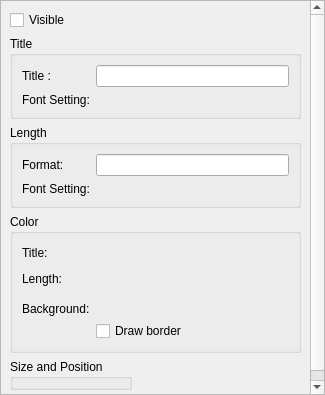
<?xml version="1.0" encoding="UTF-8"?>
<ui version="4.0">
 <class>ArrowsLegendSettingEditWidget</class>
 <widget class="QWidget" name="ArrowsLegendSettingEditWidget">
  <property name="geometry">
   <rect>
    <x>0</x>
    <y>0</y>
    <width>325</width>
    <height>395</height>
   </rect>
  </property>
  <property name="windowTitle">
   <string>Form</string>
  </property>
  <layout class="QVBoxLayout" name="verticalLayout_3">
   <property name="leftMargin">
    <number>0</number>
   </property>
   <property name="topMargin">
    <number>0</number>
   </property>
   <property name="rightMargin">
    <number>0</number>
   </property>
   <property name="bottomMargin">
    <number>0</number>
   </property>
   <item>
    <widget class="QScrollArea" name="scrollArea">
     <property name="widgetResizable">
      <bool>true</bool>
     </property>
     <widget class="QWidget" name="scrollAreaWidgetContents">
      <property name="geometry">
       <rect>
        <x>0</x>
        <y>0</y>
        <width>323</width>
        <height>393</height>
       </rect>
      </property>
      <layout class="QVBoxLayout" name="verticalLayout_5" stretch="0,0,0,0,0,1">
       <item>
        <widget class="QCheckBox" name="visibleCheckBox">
         <property name="text">
          <string>Visible</string>
         </property>
        </widget>
       </item>
       <item>
        <widget class="QGroupBox" name="titleGroupBox">
         <property name="title">
          <string>Title</string>
         </property>
         <layout class="QGridLayout" name="gridLayout" columnstretch="0,1">
          <item row="0" column="0">
           <widget class="QLabel" name="titleLabel">
            <property name="text">
             <string>Title :</string>
            </property>
           </widget>
          </item>
          <item row="0" column="1">
           <widget class="QLineEdit" name="titleEdit"/>
          </item>
          <item row="1" column="0">
           <widget class="QLabel" name="titleFontLabel">
            <property name="text">
             <string>Font Setting:</string>
            </property>
           </widget>
          </item>
          <item row="1" column="1">
           <widget class="QFontEditWidget" name="titleFontWidget" native="true"/>
          </item>
         </layout>
         <zorder>titleEdit</zorder>
         <zorder>titleLabel</zorder>
         <zorder>titleFontLabel</zorder>
         <zorder>titleFontWidget</zorder>
        </widget>
       </item>
       <item>
        <widget class="QGroupBox" name="lengthGroupBox">
         <property name="title">
          <string>Length</string>
         </property>
         <layout class="QGridLayout" name="gridLayout_4" columnstretch="0,0">
          <item row="0" column="1">
           <widget class="QLineEdit" name="lengthFormatEdit"/>
          </item>
          <item row="1" column="0">
           <widget class="QLabel" name="lengthFontLabel">
            <property name="text">
             <string>Font Setting:</string>
            </property>
           </widget>
          </item>
          <item row="0" column="0">
           <widget class="QLabel" name="lengthFormatLabel">
            <property name="text">
             <string>Format:</string>
            </property>
           </widget>
          </item>
          <item row="1" column="1">
           <widget class="QFontEditWidget" name="lengthFontWidget" native="true"/>
          </item>
         </layout>
        </widget>
       </item>
       <item>
        <widget class="QGroupBox" name="colorGroupBox">
         <property name="title">
          <string>Color</string>
         </property>
         <layout class="QGridLayout" name="gridLayout_2">
          <item row="0" column="0">
           <widget class="QLabel" name="titleColorLabel">
            <property name="text">
             <string>Title:</string>
            </property>
           </widget>
          </item>
          <item row="0" column="1">
           <layout class="QHBoxLayout" name="horizontalLayout_4">
            <item>
             <widget class="ColorEditWidget" name="titleColorWidget">
              <property name="text">
               <string/>
              </property>
             </widget>
            </item>
            <item>
             <spacer name="horizontalSpacer_5">
              <property name="orientation">
               <enum>Qt::Horizontal</enum>
              </property>
              <property name="sizeHint" stdset="0">
               <size>
                <width>40</width>
                <height>20</height>
               </size>
              </property>
             </spacer>
            </item>
           </layout>
          </item>
          <item row="1" column="0">
           <widget class="QLabel" name="lengthColorLabel">
            <property name="text">
             <string>Length:</string>
            </property>
           </widget>
          </item>
          <item row="1" column="1">
           <layout class="QHBoxLayout" name="horizontalLayout_6">
            <item>
             <widget class="ColorEditWidget" name="lengthColorWidget">
              <property name="text">
               <string/>
              </property>
             </widget>
            </item>
            <item>
             <spacer name="horizontalSpacer_7">
              <property name="orientation">
               <enum>Qt::Horizontal</enum>
              </property>
              <property name="sizeHint" stdset="0">
               <size>
                <width>40</width>
                <height>20</height>
               </size>
              </property>
             </spacer>
            </item>
           </layout>
          </item>
          <item row="2" column="0">
           <layout class="QVBoxLayout" name="verticalLayout_2">
            <item>
             <widget class="QLabel" name="backgroundColorLabel">
              <property name="text">
               <string>Background:</string>
              </property>
             </widget>
            </item>
            <item>
             <spacer name="verticalSpacer_2">
              <property name="orientation">
               <enum>Qt::Vertical</enum>
              </property>
              <property name="sizeType">
               <enum>QSizePolicy::Minimum</enum>
              </property>
              <property name="sizeHint" stdset="0">
               <size>
                <width>20</width>
                <height>18</height>
               </size>
              </property>
             </spacer>
            </item>
           </layout>
          </item>
          <item row="2" column="1">
           <layout class="QVBoxLayout" name="verticalLayout_4">
            <item>
             <layout class="QHBoxLayout" name="horizontalLayout_7">
              <item>
               <widget class="ColorEditWidget" name="backgroundColorWidget">
                <property name="text">
                 <string/>
                </property>
               </widget>
              </item>
              <item>
               <widget class="TransparencyWidget" name="backgroundOpacityWidget" native="true"/>
              </item>
              <item>
               <spacer name="horizontalSpacer_8">
                <property name="orientation">
                 <enum>Qt::Horizontal</enum>
                </property>
                <property name="sizeHint" stdset="0">
                 <size>
                  <width>40</width>
                  <height>20</height>
                 </size>
                </property>
               </spacer>
              </item>
             </layout>
            </item>
            <item>
             <widget class="QCheckBox" name="showBorderCheckBox">
              <property name="text">
               <string>Draw border</string>
              </property>
             </widget>
            </item>
           </layout>
          </item>
         </layout>
        </widget>
       </item>
       <item>
        <layout class="QHBoxLayout" name="horizontalLayout_2">
         <item>
          <widget class="QGroupBox" name="imageSettingGroupBox">
           <property name="title">
            <string>Size and Position</string>
           </property>
           <layout class="QVBoxLayout" name="verticalLayout">
            <property name="leftMargin">
             <number>0</number>
            </property>
            <property name="topMargin">
             <number>0</number>
            </property>
            <property name="rightMargin">
             <number>0</number>
            </property>
            <property name="bottomMargin">
             <number>0</number>
            </property>
            <item>
             <widget class="ImageSettingWidget" name="imageSettingWidget" native="true"/>
            </item>
           </layout>
          </widget>
         </item>
         <item>
          <spacer name="horizontalSpacer_2">
           <property name="orientation">
            <enum>Qt::Horizontal</enum>
           </property>
           <property name="sizeHint" stdset="0">
            <size>
             <width>40</width>
             <height>20</height>
            </size>
           </property>
          </spacer>
         </item>
        </layout>
       </item>
       <item>
        <spacer name="verticalSpacer">
         <property name="orientation">
          <enum>Qt::Vertical</enum>
         </property>
         <property name="sizeType">
          <enum>QSizePolicy::Minimum</enum>
         </property>
         <property name="sizeHint" stdset="0">
          <size>
           <width>20</width>
           <height>5</height>
          </size>
         </property>
        </spacer>
       </item>
      </layout>
     </widget>
    </widget>
   </item>
  </layout>
 </widget>
 <customwidgets>
  <customwidget>
   <class>ColorEditWidget</class>
   <extends>QLabel</extends>
   <header>guibase/widget/coloreditwidget.h</header>
   <container>1</container>
  </customwidget>
  <customwidget>
   <class>TransparencyWidget</class>
   <extends>QWidget</extends>
   <header>guibase/widget/transparencywidget.h</header>
   <container>1</container>
  </customwidget>
  <customwidget>
   <class>QFontEditWidget</class>
   <extends>QWidget</extends>
   <header>misc/qfonteditwidget.h</header>
   <container>1</container>
  </customwidget>
  <customwidget>
   <class>ImageSettingWidget</class>
   <extends>QWidget</extends>
   <header>guicore/image/imagesettingwidget.h</header>
   <container>1</container>
  </customwidget>
 </customwidgets>
 <resources/>
 <connections/>
</ui>
